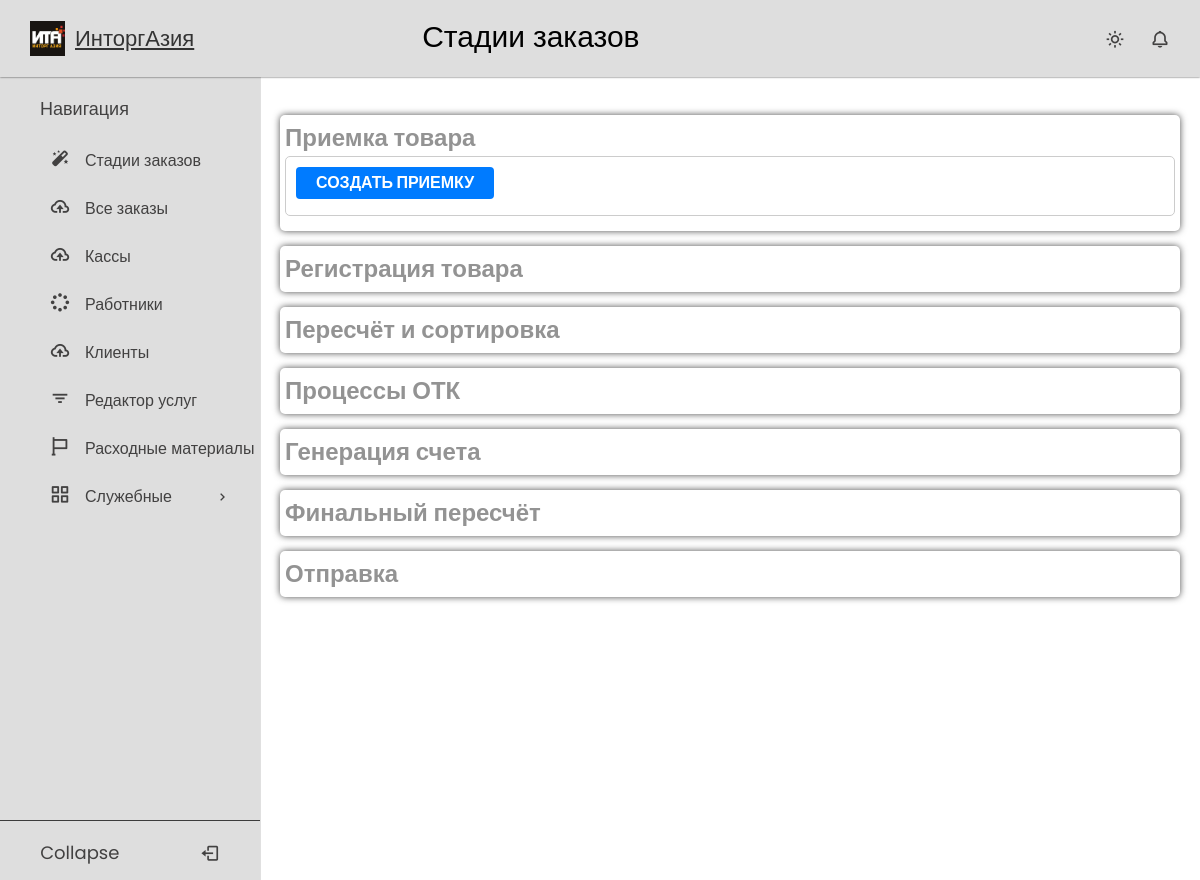
Page / (signed in) on the earlier database version.
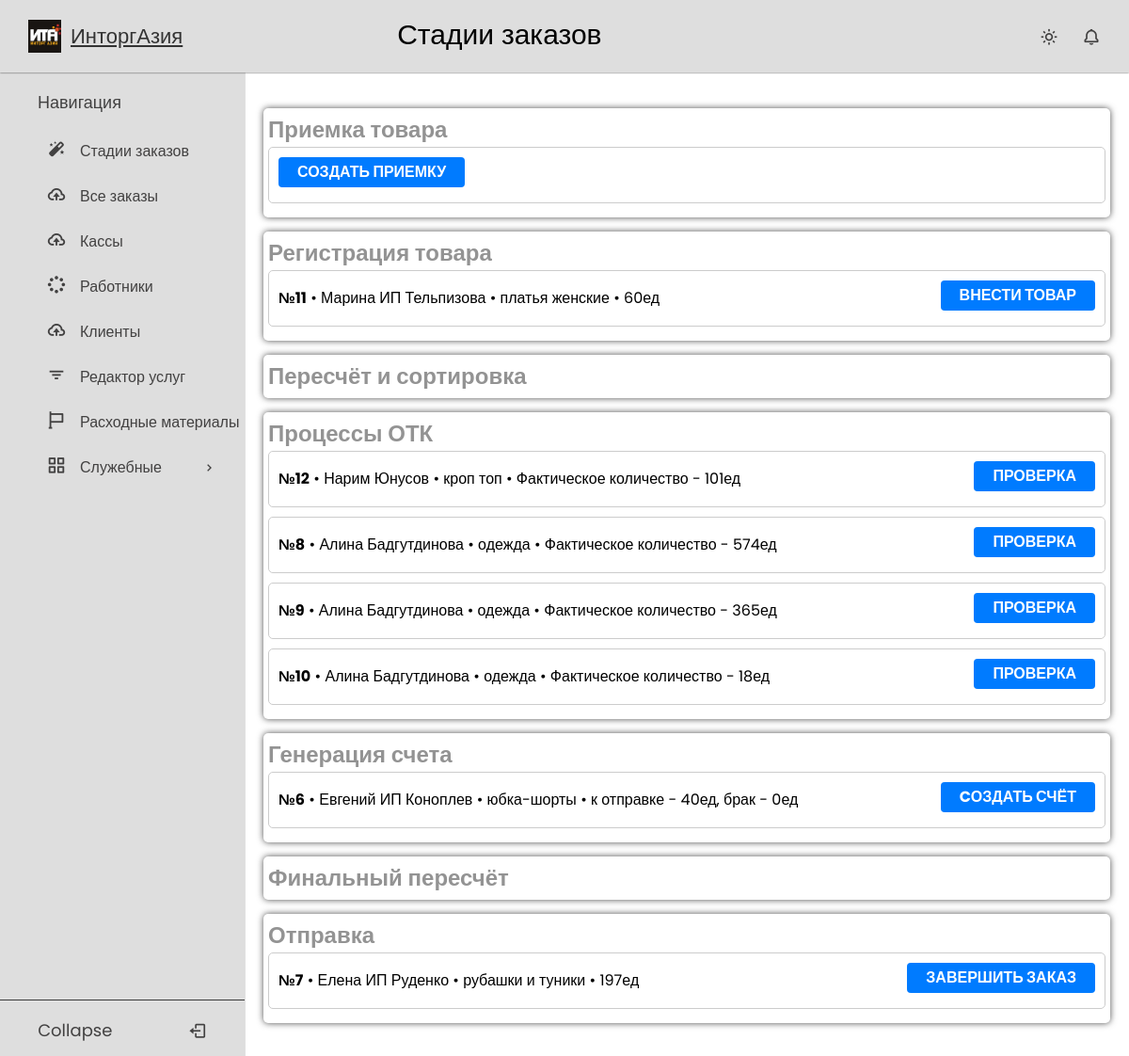
Same page on the later database version.
### crm_app/models.py (models this page shows, shortened)
class Order(models.Model):
    stage = models.CharField(max_length=20, choices=OrderStages.choices, default=OrderStages.DATABASE_LOADING)
    name = models.CharField(max_length=50, blank=True)
    cashbox = models.ForeignKey("Cashbox", on_delete=models.PROTECT, blank=True, null=True)
    amount = models.IntegerField(default=0)
    amount_paid = models.IntegerField(default=0)
    referral_money = models.IntegerField(default=0)
    cost_price = models.IntegerField(default=0)
    count = models.IntegerField(default=0)
    date = models.DateField(default=timezone.now)
    day = models.IntegerField(validators=[MaxValueValidator(31), MinValueValidator(1)], default=1)
    month = models.IntegerField(validators=[MaxValueValidator(12), MinValueValidator(1)], default=1)
    year = models.IntegerField(validators=[MaxValueValidator(2070), MinValueValidator(2020)], default=2023)
    time = models.TimeField(default=timezone.now)
    client = models.ForeignKey(CustomUser, on_delete=models.PROTECT)
    defective = models.IntegerField(default=0, blank=True)
    good_quality = models.IntegerField(default=0, blank=True)
    discount = models.IntegerField(default=0)
    date_of_actual_arrival = models.DateField(null=True, blank=True)
    actual_shipment_date = models.DateField(null=True, blank=True)

### users/models.py (models this page shows, shortened)
class User(AbstractBaseUser, PermissionsMixin):
    disabled = models.BooleanField(default=False)
    username = models.CharField(max_length=100, blank=True, null=True, unique=True, help_text='Номер телефона')
    first_name = models.CharField(max_length=254)
    last_name = models.CharField(max_length=254)
    is_staff = models.BooleanField(default=False)
    is_superuser = models.BooleanField(default=False)
    is_active = models.BooleanField(default=True)
    last_login = models.DateTimeField(null=True, blank=True)
    date_joined = models.DateTimeField(null=True, auto_now=True)
    joined_date = models.DateTimeField(default=timezone.now)
    user_type = models.CharField(max_length=20, choices=UserType.choices, default=UserType.CLIENT)
    discount = models.ForeignKey(DiscountType, on_delete=models.PROTECT, blank=True, null=True)
    money = models.IntegerField(default=0)
    profit = models.IntegerField(default=0)
    product_count = models.IntegerField(default=0, blank=True, null=True)
    referal_money = models.IntegerField(default=0, blank=True, null=True)
    referral = models.ForeignKey('self', on_delete=models.SET_NULL, blank=True, null=True)
    class Meta:
        ordering = ('disabled','-product_count')
    USERNAME_FIELD = 'username'
    REQUIRED_FIELDS = []
    objects = UserManager()
    def __str__(self):
        return f'{self.first_name} {self.last_name}'

### crm_warehouse/views.py (the view)
# urls.py: path('', DashboardView.as_view(), name='dashboard'),
class DashboardView(Locked, ListView):
    model = Order
    template_name = 'stages/dashboard.html'
    context_object_name = 'orders'
    def get_context_data(self, **kwargs):
        context = super().get_context_data(**kwargs)
        stages = OrderStages.choices
        context['stages'] = stages
        return context
    def get_queryset(self):
        if self.request.user.user_type == 'client':
            queryset = Order.objects.filter(client_id=self.request.user.id)
        else:
            queryset = super().get_queryset()
        queryset = queryset.annotate(total_declared_quantity=Sum('products__declared_quantity'))
        queryset = queryset.annotate(total_actual_quantity=Sum('products__actual_quantity'))
        return queryset

### templates/stages/dashboard.html (shortened to what the changed rows need)
{% extends 'base.html' %}
{% block content %}
{% if user.user_type == 'client' %}
    <div class="stage" id="unpacking" data-url="/unpacking/">
      <h3>Пересчёт и сортировка</h3>
      {% for order in orders %}
      {% if order.stage == 'quality_check' %}
      <div class="order" id="{{ order.id }}" draggable="true">
      <span><b>№{{ order.id }}</b> • {{ order.client }} • {{ order.name }} • Заявленное количество - {{ order.total_declared_quantity }}ед • Фактическое количество - {{ order.total_actual_quantity }}ед </span>
          <a href="{% url 'unpacking_client' order.id %}"><button>Завершено</button></a>
      </div>
      {% endif %}
      {% endfor %}
    </div>
    <div class="stage" id="quality_check" data-url="/quality_check/">
      <h3>Процессы ОТК</h3>
      {% for order in orders %}
      {% if order.stage == 'dispatch' %}
      <div class="order" id="{{ order.id }}" draggable="true">
      <span><b>№{{ order.id }}</b> • {{ order.client }} • {{ order.name }} • Фактическое количество - {{ order.total_actual_quantity }}ед </span>
          <a href="#"><button>Проверка</button></a>
      </div>
      {% endif %}
      {% endfor %}
    </div>
    <div class="stage" id="dispatch" data-url="/dispatch/">
      <h3>Финальный пересчёт</h3>
      {% for order in orders %}
      {% if order.stage == 'dispatched' %}
      <div class="order" id="{{ order.id }}" draggable="true">
      <span><b>№{{ order.id }}</b> • {{ order.client }} • {{ order.name }} • {{ order.count }}ед</span>
                    <a href="#"><button>Считать</button></a>
    </div>
      {% endif %}
      {% endfor %}
    </div>
    <div class="stage" id="clossed" data-url="/dispatched/">
      <h3>Отправка</h3>
      {% for order in orders %}
      {% if order.stage == 'closed' %}
      <div class="order" id="{{ order.id }}" draggable="true">
      <span><b>№{{ order.id }}</b> • {{ order.client }} • {{ order.name }} • {{ order.count }}ед</span>
                      <a href="#"><button>Завершить заказ</button></a>
        </div>
      {% endif %}
      {% endfor %}
    </div>
{% else %}
        <div class="stage" id="database_loading" data-url="/database_loading/">
          {% for order in orders %}
          {% if order.stage == 'database_loading' %}
          <div class="order" id="{{ order.id }}" draggable="true">
          <span><b>№{{ order.id }}</b> • {{ order.client }} • {{ order.name }} • {{ order.count }}ед</span>
              <a href="{% url 'import_excel' order.id %}"><button>Внести товар</button></a></div>
          {% endif %}
          {% endfor %}
        </div>
        <div class="stage" id="quality_check" data-url="/quality_check/">
          {% for order in orders %}
          {% if order.stage == 'quality_check' %}
          <div class="order" id="{{ order.id }}" draggable="true">
          <span><b>№{{ order.id }}</b> • {{ order.client }} • {{ order.name }} • Фактическое количество - {{ order.total_actual_quantity }}ед </span>
              <a href="{% url 'quality_check' order.id %}"><button>Проверка</button></a>
          </div>
          {% endif %}
          {% endfor %}
        </div>
        <div class="stage" id="invoice_generation" data-url="/invoice_generation/">
          {% for order in orders %}
          {% if order.stage == 'invoice_generation' %}
          <div class="order" id="{{ order.id }}" draggable="true">
          <span><b>№{{ order.id }}</b> • {{ order.client }} • {{ order.name }} • к отправке - {{ order.good_quality }}ед, брак - {{ order.defective }}ед</span>
                      <a href="{% url 'invoice_generation' order.id %}"><button>Cоздать счёт</button></a>
            </div>
          {% endif %}
          {% endfor %}
        </div>
        <div class="stage" id="dispatched" data-url="/dispatched/">
          {% for order in orders %}
          {% if order.stage == 'dispatched' %}
          <div class="order" id="{{ order.id }}" draggable="true">
          <span><b>№{{ order.id }}</b> • {{ order.client }} • {{ order.name }} • {{ order.count }}ед</span>
                          <a href="{% url 'order_detail' order.id %}"><button>Завершить заказ</button></a>
            </div>
        {% endif %}
        {% endfor %}
    </div>
{% endif %}
{% endblock %}

Differences in the rows shown:
added Order: id "11", client "Марина ИП Тельпизова", name "платья женские", count "60", shown under "Регистрация товара"
added Order: id "12", client "Нарим Юнусов", name "кроп топ", total_actual_quantity "101", shown under "Процессы ОТК"
added Order: id "8", client "Алина Бадгутдинова", name "одежда", total_actual_quantity "574", shown under "Процессы ОТК"
added Order: id "9", client "Алина Бадгутдинова", name "одежда", total_actual_quantity "365", shown under "Процессы ОТК"
added Order: id "10", client "Алина Бадгутдинова", name "одежда", total_actual_quantity "18", shown under "Процессы ОТК"
added Order: id "6", client "Евгений ИП Коноплев", name "юбка-шорты", good_quality "40", defective "0", shown under "Генерация счета"
added Order: id "7", client "Елена ИП Руденко", name "рубашки и туники", count "197", shown under "Отправка"
